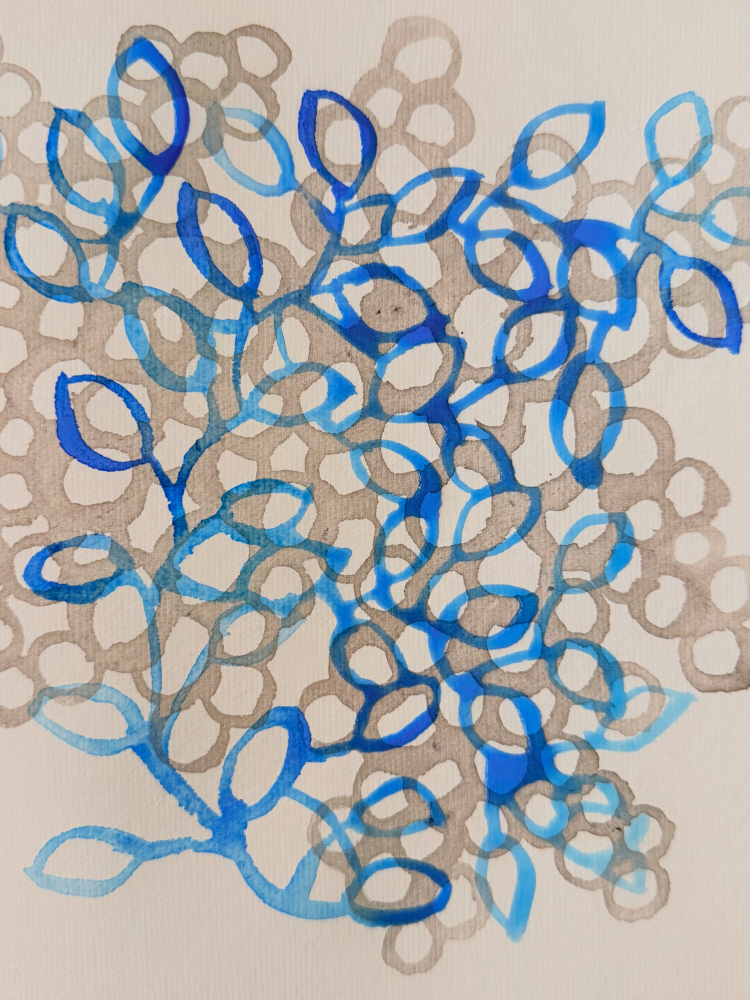
#> input picture Art/6195D6ED-7765-47BA-BC85-3CD1E142667C.jpg, 2250 x 3000 px (shown at 1/3 size); its folder holds only this picture in this run
$ python add-artwork.py
#> lines starting #> are read from the running program, lines starting #| are printed output that depends on the picture
"""
ADD ARTWORK — Art SAFAR Gallery Helper
======================================
Scans the Art/Florals folder for new images, generates thumbnail (400x400)
and medium (800x800) versions, and outputs JavaScript entries you can paste
into art-safar.html.

REQUIREMENTS (one-time setup):
    pip install Pillow

USAGE:
    1. Drop your new images (JPEG or PNG — not HEIC) into:
       Art/Florals/

    2. Open a terminal, cd to the website folder, and run:
       python add-artwork.py

    3. The script will:
       - Show you which new images it found
       - Generate thumbs and medium versions automatically
       - Print JavaScript entries for each new image
       - Save those entries to a file called NEW_ENTRIES.txt

    4. Open art-safar.html, find the end of the artworks array (just
       before the closing "];"), and paste the entries from NEW_ENTRIES.txt.

    5. Edit the titles, mediums, categories, prices, and descriptions
       to your liking — the script fills in placeholders.

NOTES:
    - The script only processes images that don't already have a thumbnail.
      Running it twice won't create duplicates.
    - Supported formats: .jpg, .jpeg, .png
    - HEIC files are skipped (convert them to JPEG first).
    - The script figures out the next available ID number automatically
      by reading art-safar.html.
"""

import os
import sys
import re
from pathlib import Path

try:
    from PIL import Image
except ImportError:
    print("\n  Pillow is not installed. Run this first:")
    print("  pip install Pillow\n")
    sys.exit(1)


# ── Paths (relative to this script's location in the website folder) ──
SCRIPT_DIR = Path(__file__).resolve().parent
ART_DIR = SCRIPT_DIR / "Art"
THUMBS_DIR = ART_DIR / "thumbs"
MEDIUM_DIR = ART_DIR / "medium"
HTML_FILE = SCRIPT_DIR / "art-safar.html"
OUTPUT_FILE = SCRIPT_DIR / "NEW_ENTRIES.txt"

SUPPORTED = {".jpg", ".jpeg", ".png"}
THUMB_SIZE = (400, 400)
MEDIUM_SIZE = (800, 800)


def get_next_id():
    """Read art-safar.html and find the highest existing artwork ID."""
    if not HTML_FILE.exists():
        return 1
    text = HTML_FILE.read_text(encoding="utf-8")
    ids = [int(m) for m in re.findall(r'\bid:\s*(\d+)', text)]
    return max(ids) + 1 if ids else 1


def find_new_images():
    """Return list of full-res image files that don't have a thumbnail yet."""
    if not ART_DIR.exists():
        print(f"  Art folder not found: {ART_DIR}")
        sys.exit(1)

    THUMBS_DIR.mkdir(exist_ok=True)
    MEDIUM_DIR.mkdir(exist_ok=True)

    # Existing thumbs (lowercase stems for comparison)
    existing = {p.stem.lower() for p in THUMBS_DIR.iterdir() if p.suffix.lower() in SUPPORTED}

    new_files = []
    for f in sorted(ART_DIR.iterdir()):
        if f.is_file() and f.suffix.lower() in SUPPORTED:
            if f.stem.lower() not in existing:
                new_files.append(f)
    return new_files


def generate_resized(src_path, basename):
    """Create thumbnail and medium versions of an image."""
    try:
        img = Image.open(src_path)
        img = img.convert("RGB")  # handle RGBA PNGs

        # Thumbnail
        thumb = img.copy()
        thumb.thumbnail(THUMB_SIZE, Image.LANCZOS)
        thumb_path = THUMBS_DIR / f"{basename}.jpg"
        thumb.save(thumb_path, "JPEG", quality=85)

        # Medium
        med = img.copy()
        med.thumbnail(MEDIUM_SIZE, Image.LANCZOS)
        med_path = MEDIUM_DIR / f"{basename}.jpg"
        med.save(med_path, "JPEG", quality=85)

        return True
    except Exception as e:
        print(f"  ERROR processing {src_path.name}: {e}")
        return False


def make_entry(art_id, basename, filename):
    """Generate a JavaScript object entry with placeholder values."""
    # Guess a readable title from the filename
    title = basename.replace("-", " ").replace("_", " ").strip()
    if title.startswith("IMG "):
        title = f"Untitled #{art_id}"

    return (
        f'      {{ id: {art_id}, basename: "{basename}", '
        f'title: "{title}", '
        f'medium: "MEDIUM_HERE", '
        f'category: "CATEGORY_HERE", '
        f'price: "$PRICE", '
        f'fullRes: "{filename}", '
        f'description: "DESCRIPTION_HERE" }},'
    )


def main():
    print()
    print("  ╔══════════════════════════════════════╗")
    print("  ║   Add Artwork — Art SAFAR Gallery    ║")
    print("  ╚══════════════════════════════════════╝")
    print()

    new_files = find_new_images()

    if not new_files:
        print("  No new images found. Everything is already synced!")
        print()
        print("  To add art, drop JPEG or PNG files into:")
        print(f"  {ART_DIR}")
        print()
        return

    print(f"  Found {len(new_files)} new image(s):\n")
    for f in new_files:
        print(f"    • {f.name}")
    print()

    next_id = get_next_id()
    entries = []
    processed = 0

    for i, f in enumerate(new_files):
        art_id = next_id + i
        basename = f.stem
        print(f"  [{i+1}/{len(new_files)}] Processing {f.name}...", end=" ")

        if generate_resized(f, basename):
#> in generate_resized, img is the input picture: PIL image 2250x3000 RGB; mean R, G, B 168.4, 171.8, 173.7
#> in generate_resized, `thumb.thumbnail(THUMB_SIZE, Image.LANCZOS)`:
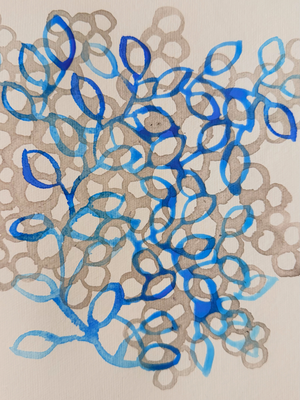
#> thumb: PIL image 300x400 RGB; mean R, G, B 168.3, 171.7, 173.5
#> in generate_resized, `med.thumbnail(MEDIUM_SIZE, Image.LANCZOS)`:
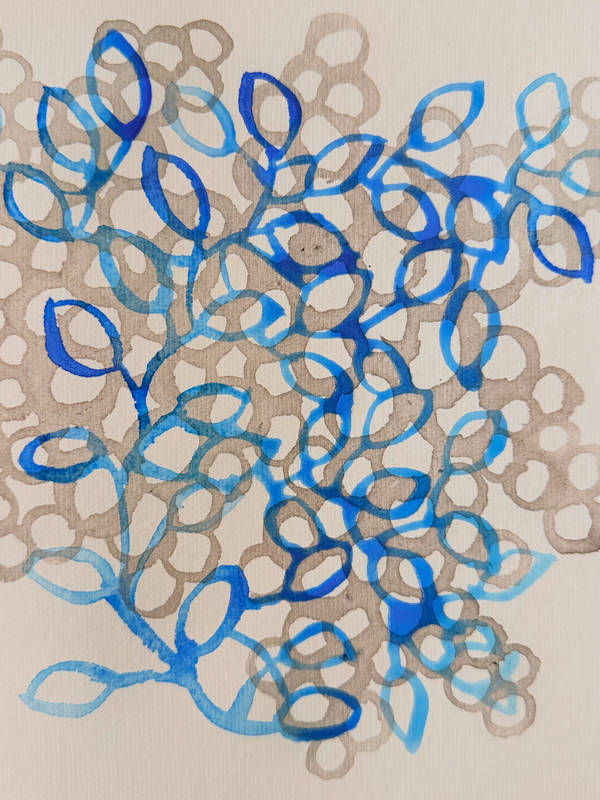
#> med: PIL image 600x800 RGB; mean R, G, B 168.4, 171.8, 173.7
            entries.append(make_entry(art_id, basename, f.name))
            processed += 1
            print("OK")
        else:
            print("SKIPPED")

    print(f"\n  Generated thumbs & medium for {processed} image(s).\n")

    if entries:
        # Print to console
        print("  ── Paste these into the artworks array in art-safar.html ──\n")
        for e in entries:
            print(e)
        print()

        # Save to file
        OUTPUT_FILE.write_text("\n".join(entries) + "\n", encoding="utf-8")
        print(f"  Also saved to: {OUTPUT_FILE.name}")
        print()
        print("  NEXT STEPS:")
        print("  1. Open art-safar.html")
        print('  2. Find the end of the artworks array (before the closing "];")' )
        print("  3. Paste the entries above")
        print("  4. Replace the placeholder values:")
        print('     - MEDIUM_HERE  → e.g. "Watercolor on Paper"')
        print('     - CATEGORY_HERE → one of: Floral Study, Ink Study, Botanical,')
        print("                       Abstract, Landscape, Collection")
        print('     - $PRICE → e.g. "$480"')
        print("     - DESCRIPTION_HERE → a short description of the piece")
        print('     - Update the title if "Untitled" doesn\'t fit')
        print()


if __name__ == "__main__":
    main()
